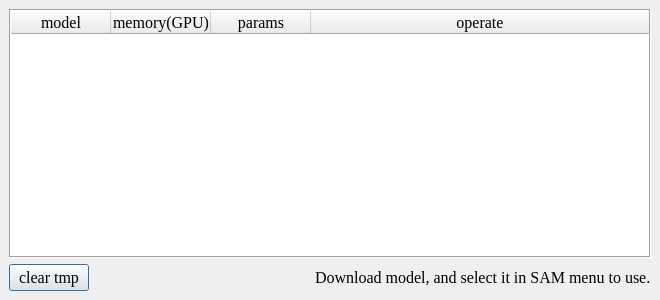
<?xml version="1.0" encoding="UTF-8"?>
<ui version="4.0">
 <class>Dialog</class>
 <widget class="QDialog" name="Dialog">
  <property name="geometry">
   <rect>
    <x>0</x>
    <y>0</y>
    <width>660</width>
    <height>300</height>
   </rect>
  </property>
  <property name="font">
   <font>
    <family>Times New Roman</family>
    <pointsize>12</pointsize>
   </font>
  </property>
  <property name="windowTitle">
   <string>Model Manage</string>
  </property>
  <layout class="QVBoxLayout" name="verticalLayout">
   <property name="leftMargin">
    <number>9</number>
   </property>
   <property name="topMargin">
    <number>9</number>
   </property>
   <property name="rightMargin">
    <number>9</number>
   </property>
   <property name="bottomMargin">
    <number>9</number>
   </property>
   <item>
    <widget class="QTableWidget" name="tableWidget">
     <property name="frameShape">
      <enum>QFrame::Box</enum>
     </property>
     <property name="frameShadow">
      <enum>QFrame::Sunken</enum>
     </property>
     <property name="sizeAdjustPolicy">
      <enum>QAbstractScrollArea::AdjustToContents</enum>
     </property>
     <property name="editTriggers">
      <set>QAbstractItemView::NoEditTriggers</set>
     </property>
     <property name="selectionMode">
      <enum>QAbstractItemView::SingleSelection</enum>
     </property>
     <property name="selectionBehavior">
      <enum>QAbstractItemView::SelectRows</enum>
     </property>
     <property name="showGrid">
      <bool>true</bool>
     </property>
     <property name="gridStyle">
      <enum>Qt::SolidLine</enum>
     </property>
     <property name="sortingEnabled">
      <bool>false</bool>
     </property>
     <property name="wordWrap">
      <bool>true</bool>
     </property>
     <property name="cornerButtonEnabled">
      <bool>true</bool>
     </property>
     <attribute name="horizontalHeaderCascadingSectionResizes">
      <bool>true</bool>
     </attribute>
     <attribute name="horizontalHeaderHighlightSections">
      <bool>true</bool>
     </attribute>
     <attribute name="horizontalHeaderShowSortIndicator" stdset="0">
      <bool>false</bool>
     </attribute>
     <attribute name="horizontalHeaderStretchLastSection">
      <bool>true</bool>
     </attribute>
     <attribute name="verticalHeaderVisible">
      <bool>false</bool>
     </attribute>
     <attribute name="verticalHeaderStretchLastSection">
      <bool>false</bool>
     </attribute>
     <column>
      <property name="text">
       <string>model</string>
      </property>
     </column>
     <column>
      <property name="text">
       <string>memory(GPU)</string>
      </property>
     </column>
     <column>
      <property name="text">
       <string>params</string>
      </property>
     </column>
     <column>
      <property name="text">
       <string>operate</string>
      </property>
     </column>
    </widget>
   </item>
   <item>
    <widget class="QWidget" name="widget" native="true">
     <layout class="QHBoxLayout" name="horizontalLayout">
      <property name="leftMargin">
       <number>0</number>
      </property>
      <property name="topMargin">
       <number>0</number>
      </property>
      <property name="rightMargin">
       <number>0</number>
      </property>
      <property name="bottomMargin">
       <number>0</number>
      </property>
      <item>
       <widget class="QPushButton" name="pushButton_clear_tmp">
        <property name="text">
         <string>clear tmp</string>
        </property>
       </widget>
      </item>
      <item>
       <spacer name="horizontalSpacer">
        <property name="orientation">
         <enum>Qt::Horizontal</enum>
        </property>
        <property name="sizeHint" stdset="0">
         <size>
          <width>40</width>
          <height>20</height>
         </size>
        </property>
       </spacer>
      </item>
      <item>
       <widget class="QLabel" name="label">
        <property name="text">
         <string>Download model, and select it in SAM menu to use.</string>
        </property>
       </widget>
      </item>
     </layout>
    </widget>
   </item>
  </layout>
 </widget>
 <resources/>
 <connections/>
</ui>
